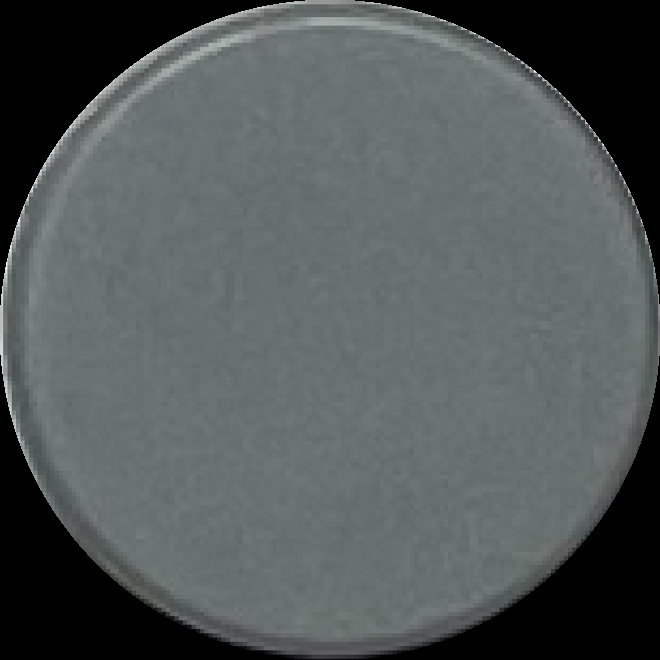
#> input picture assets/lego_stud_flat.png, 660 x 660 px
$ python analysis.py
#> lines starting #> are read from the running program, lines starting #| are printed output that depends on the picture
import matplotlib.pyplot as plt
from PIL import Image
import numpy as np

# Read
img = np.asarray(Image.open('../assets/lego_stud_flat.png'))
#> img is the input picture: shape (660, 660, 3); mean R, G, B 82.7, 88.8, 88.3

# Band split
r = img[:, :, 0]
g = img[:, :, 1]
b = img[:, :, 2]

# Plot
fig, axs = plt.subplots(2, 2)

cax_00 = axs[0, 0].imshow(img)
axs[0, 0].xaxis.set_major_formatter(plt.NullFormatter())
axs[0, 0].yaxis.set_major_formatter(plt.NullFormatter())

cax_01 = axs[0, 1].imshow(r, cmap='Reds')
fig.colorbar(cax_01, ax=axs[0, 1])
axs[0, 1].xaxis.set_major_formatter(plt.NullFormatter())
axs[0, 1].yaxis.set_major_formatter(plt.NullFormatter())

cax_10 = axs[1, 0].imshow(g, cmap='Greens')
fig.colorbar(cax_10, ax=axs[1, 0])
axs[1, 0].xaxis.set_major_formatter(plt.NullFormatter())
axs[1, 0].yaxis.set_major_formatter(plt.NullFormatter())

cax_11 = axs[1, 1].imshow(b, cmap='Blues')
fig.colorbar(cax_11, ax=axs[1, 1])
axs[1, 1].xaxis.set_major_formatter(plt.NullFormatter())
axs[1, 1].yaxis.set_major_formatter(plt.NullFormatter())
plt.show()
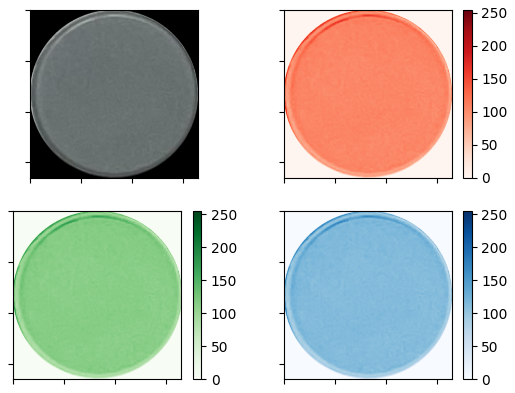
#> figure drawn by matplotlib, 7 panels

# Plot histograms
fig, axs = plt.subplots(3, sharex=True, sharey=True)

axs[0].hist(r.ravel(), bins=25)
axs[0].set_title('Red')
axs[1].hist(g.ravel(), bins=25)
axs[1].set_title('Green')
axs[2].hist(b.ravel(), bins=25)
axs[2].set_title('Blue')

plt.show()
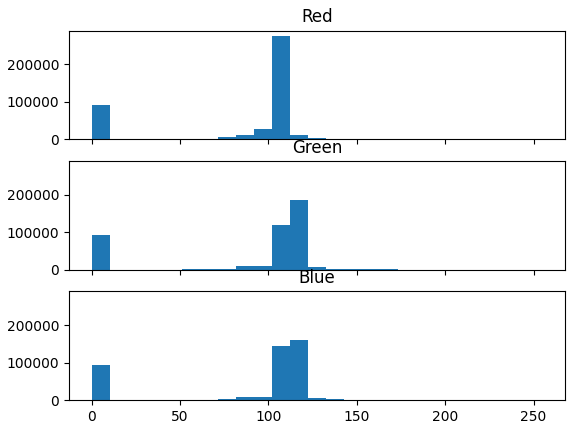
#> figure drawn by matplotlib, 3 panels; panel 3: tallest bar 159294 high, from x = 112.2 to 122.4

$ run again, with assets/brick flat-01.png copied over assets/lego_stud_flat.png
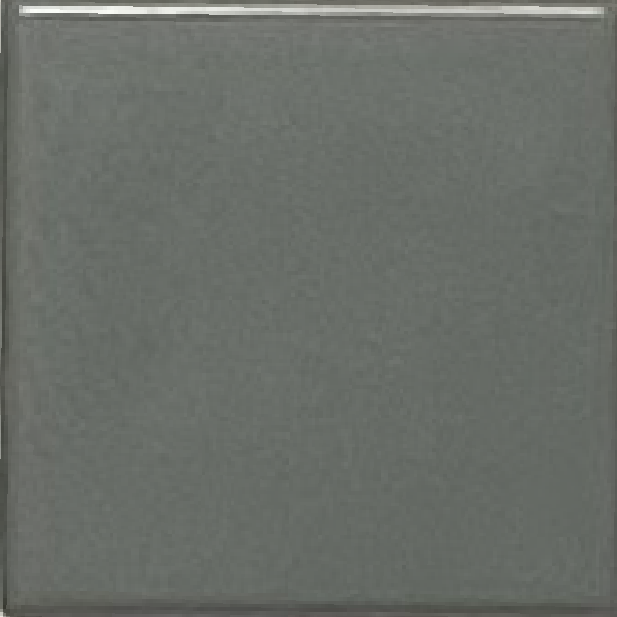
#> input picture assets/brick flat-01.png, 617 x 617 px
#> img is the input picture: shape (617, 617, 3); mean R, G, B 105.3, 109.7, 104
#> `plt.show()`:
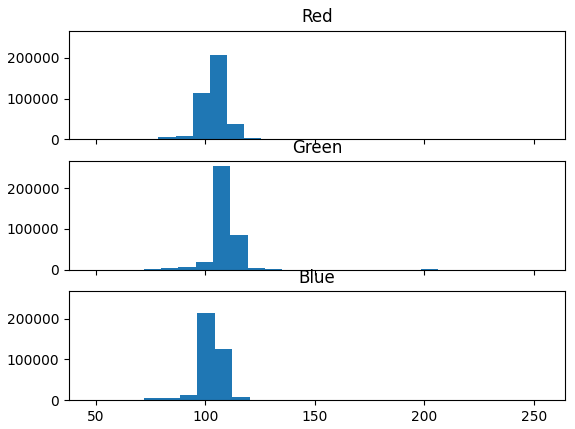
#> figure drawn by matplotlib, 3 panels; panel 3: tallest bar 214611 high, from x = 96.24 to 104.3
